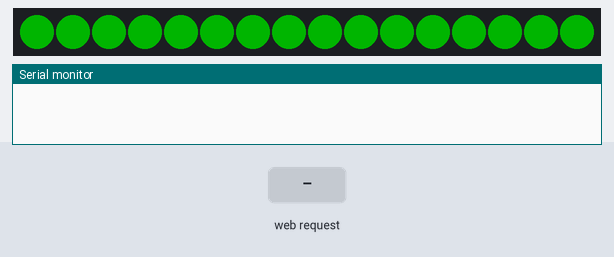
A sketch run on a simulated ESP8266 (NodeMCU). Shown: 16 RGB LEDs in strip order, left to right, the last lines printed to the serial monitor. The inputs (shaded band) are chosen by the test bench. Dim RGB values are drawn brighter than linear.

Above: at 1.3 s.
1.4 s: HTTP request GET /set-color?plain=1 received
2.9 s: HTTP request GET /multiple-set-color?plain=0 received
At 4.3 s:
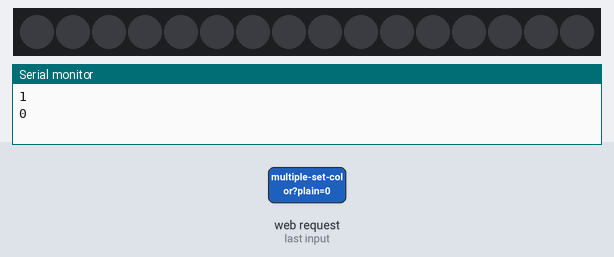
Timing chart, 0 to 5.9 s (numbered marks = the images above; inputs shaded):
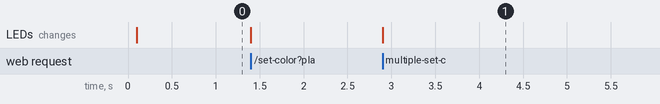

The sketch:

WiFi_LEDs_v2.ino
```cpp
#include <ESP8266WiFi.h>
#include <ESP8266WebServer.h>
#include <Adafruit_NeoPixel.h>
#include <ArduinoJson.h>

//led variables
const int LED_PIN = D8;
const int LED_AMOUNT = 16;
Adafruit_NeoPixel strip = Adafruit_NeoPixel(LED_AMOUNT, LED_PIN, NEO_GRB + NEO_KHZ800);

//WiFi variables
IPAddress local_ip(192,168,2,1);
IPAddress gateway(192,168,2,1);
IPAddress subnet(255,255,255,0);
const char* ssid = "NodeMCU";
const char* password = "87654321*";

//server variables
ESP8266WebServer server(80);

void setupLED(){
  pinMode(LED_PIN, OUTPUT);
  strip.begin();
  strip.show();
  strip.setBrightness(64);
  strip.fill(strip.Color(255,255,0), 0, 16);
  strip.show();
}

void setupWiFi(){
  WiFi.softAP(ssid, password);
  WiFi.softAPConfig(local_ip, gateway, subnet);
  delay(100);
}

 void setupServer(){
  server.on("/", handle_OnConnect);
  server.on("/set-color", handleSetColor);
  server.on("/multiple-set-color", handleMultipleSetColor);
  server.onNotFound(handle_NotFound);
  server.begin();
}

void setup(){
  Serial.begin(9600);
  setupWiFi();
  setupServer();
  setupLED();
  strip.fill(strip.Color(0,255,0), 0, 16);
  strip.show();
}

void loop() {
  server.handleClient();
}

void handle_OnConnect() {
 server.send(200, "text/plain", "Hello world!");
}

void handleSetColor(){
  if (server.hasArg("plain")== false){
    server.send(401, "text/plain", "Body not received");
    return;
  }
  DynamicJsonDocument doc(1024);
  deserializeJson(doc, server.arg("plain"));

  strip.setPixelColor(doc["INDEX"], strip.Color(doc["R"], doc["G"], doc["B"]));
  strip.show();

  server.send(200, "application/json", server.arg("plain"));
  Serial.println(server.arg("plain"));
}

void handleMultipleSetColor(){
  if (server.hasArg("plain")== false){
    server.send(401, "text/plain", "Body not received");
    return;
  }
  DynamicJsonDocument doc(1024);
  deserializeJson(doc, server.arg("plain"));

  strip.fill(strip.Color(doc["R"], doc["G"], doc["B"]), doc["START-INDEX"], doc["END-INDEX"]);
  strip.show();

  server.send(200, "application/json", server.arg("plain"));
  Serial.println(server.arg("plain"));
}

void handle_NotFound(){
  server.send(404, "text/plain", "Not found");
}
```

Measured:
- after the input at 2.9 s, the LEDs: change at once (image 1)
